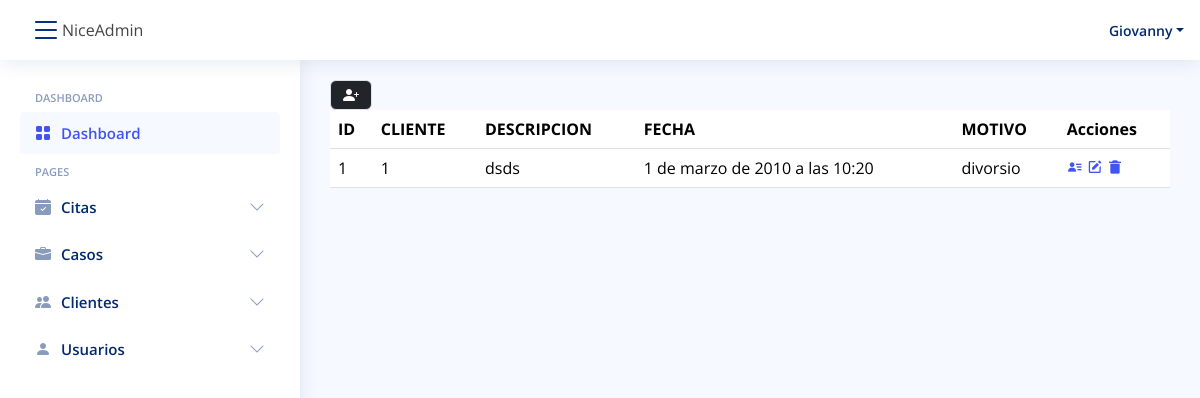
/citas/ (signed in), run on an earlier commit of the app's database.
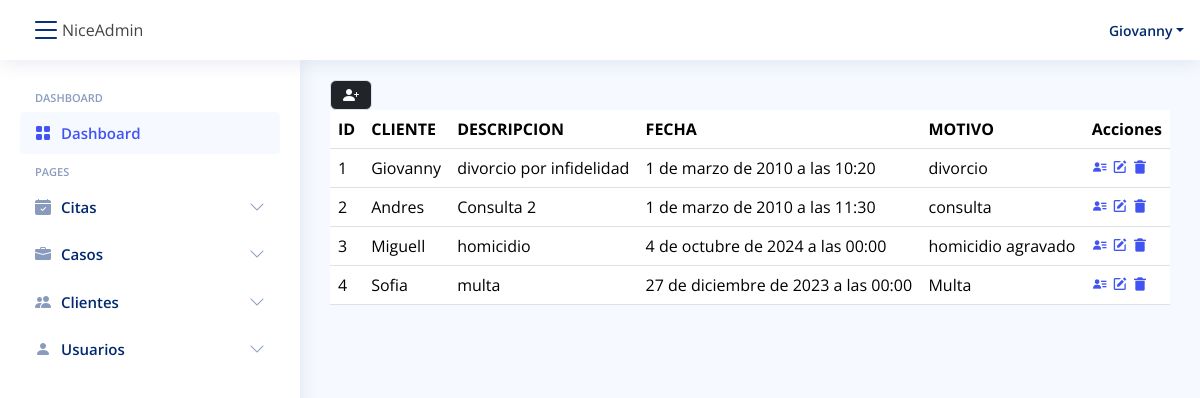
And on a later commit of the database.
### citas/models.py (models this page shows, shortened)
class Cita(models.Model):
    id = models.BigAutoField(primary_key=True)
    Nombre_Persona = models.CharField(max_length=100, null=False, blank=False)
    fecha = models.DateTimeField("Fecha cita")
    motivo = models.CharField(max_length=100)  # motivo de la cita
    Descripcion = models.TextField(max_length=200)
    user = models.ForeignKey(
        User, on_delete=models.CASCADE
    )  # relacion con tabla usuarios, eliminacion en cascada
    tipo = models.ForeignKey(
        TipoCita, on_delete=models.CASCADE)
    id_cliente = models.ManyToManyField(Cliente, verbose_name="Cliente")

### citas/views.py (the view)
# urls.py: path("citas/", include('citas.urls')),
@login_required(login_url="/login/")
def citas(request):
    getCitas = Cita.objects.all()
    return render(request, "citas/index.html", {"citas": getCitas})

### citas/templates/citas/index.html
{% extends "base/base.html" %}
{% block content %}
<a
type="button"
title="Agregar Nuevos Usuarios"
class="border btn btn-dark" href="{% url 'AddCita' %}">
<i class="bi bi-person-plus-fill"></i>
</a>
<table class="table datatable">
    <thead>
        <tr>
            <th scope="col">ID</th>
            <th scope="col">CLIENTE</th>
            <th scope="col">DESCRIPCION</th>
            <th scope="col">FECHA</th>
            <th scope="col">MOTIVO</th>
            <th scope="col">Acciones</th>
        </tr>
    </thead>
    <tbody>
        {% for cita in citas %}
        <tr>
            <td>{{cita.id}}</td>
            <td>{{cita.Nombre_Persona}}</td>
            <td>{{cita.Descripcion}}</td>
            <td>{{cita.fecha}}</td>
            <td>{{cita.motivo}}</td>
            <td>
                    <a href="{% url 'CitaDetail' cita.id %}">
                        <i class="bx bxs-user-detail"></i>
                    </a>
                    <a href="{% url 'CitaUpdate' cita.id %}">
                        <i class="bx bxs-edit"></i>
                    </a>
                    <a href="{% url 'CitaRemove' cita.id %}">
                        <i class="bx bxs-trash-alt"></i>
                    </a>
            </td>
        </tr>
        {% endfor %}
    </tbody>
</table>
{% endblock  %}

What changed in the data, as far as the page shows it:
changed Cita id 1: Nombre_Persona "1" → "Giovanny"; Descripcion "dsds" → "divorcio por infidelidad"; motivo "divorsio" → "divorcio"
added Cita: id "2", Nombre_Persona "Andres", Descripcion "Consulta 2", fecha "1 de marzo de 2010 a las 11:30", motivo "consulta"
added Cita: id "3", Nombre_Persona "Miguell", Descripcion "homicidio", fecha "4 de octubre de 2024 a las 00:00", motivo "homicidio agravado"
added Cita: id "4", Nombre_Persona "Sofia", Descripcion "multa", fecha "27 de diciembre de 2023 a las 00:00", motivo "Multa"
